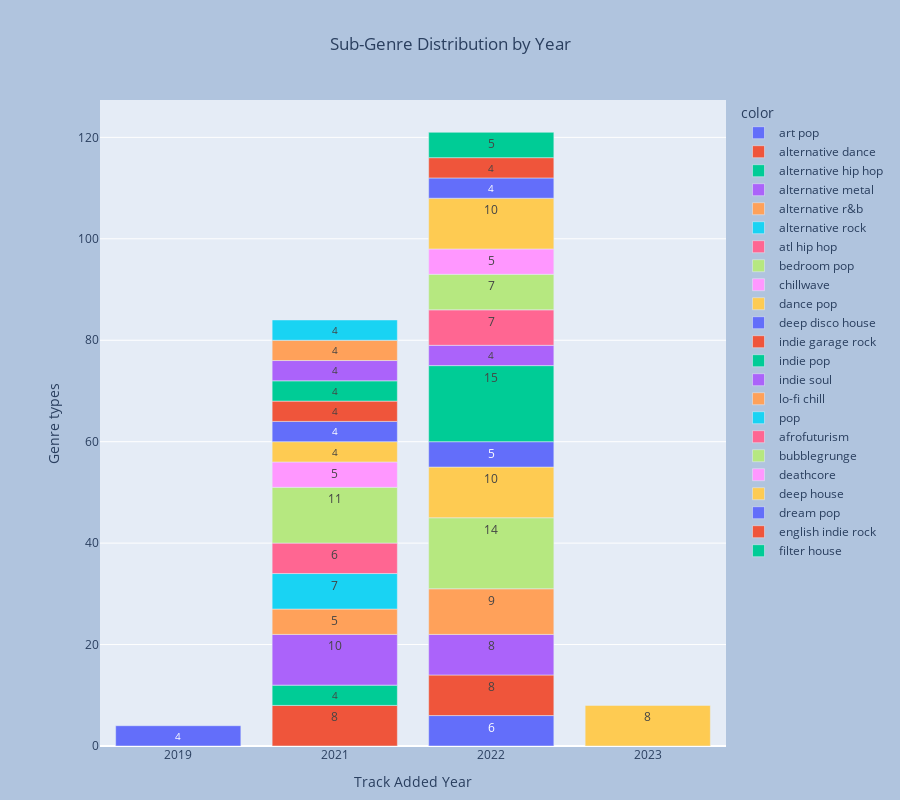

The cell this chart's notebook holds for it:
### Markdown cell above
From the graph above, it looks like I added more Rock and Dance/Electronic songs over the years. I used to listen to a lot of pop punk and alternative rock songs when I was younger, so I added the ones that I still listen to today. More dance songs because as I grew older and did more music production, I grew a liking to the sound aesthetics of electronic music.

The graph below is a breakdown of subgenre changes i.e. the more precise genre. During 2020-2022, I started listening to a lot of bedroom pop, artists like Still Woozy, Benee, JAWNY, etc. These artists are like the baby product of Rock & Dance music, just the right mix of electronic sounds paired with guitar & drums.

### Code cell
t = playlist.groupby([playlist['Added_At'].dt.year, 'Genre'])['Song'].count().reset_index().query("Song > 3")

px.bar(x=t.Added_At, y=t.Song, color=t.Genre, text_auto=True).update_layout(
                  title_text="Sub-Genre Distribution by Year",
                  title_x=0.5,
                  yaxis_title='Genre types',
                  xaxis_title='Track Added Year',
                  paper_bgcolor="LightSteelBlue",
                  height=800,
                  margin=dict(l=100, r=150, t=100, b=20)
).update_traces(textangle=0).update_xaxes(type='category', categoryarray=[2019,2021,2022,2023])

### Figure 1 — Plotly figure (JSON) as saved in the notebook; plotly's stock layout.template omitted (floating-point values rounded to 4 significant figures)
{"data": [{"alignmentgroup": "True", "hovertemplate": "color=art pop<br>x=%{x}<br>y=%{y}<extra></extra>", "legendgroup": "art pop", "marker": {"color": "#636efa", "pattern": {"shape": ""}}, "name": "art pop", "offsetgroup": "art pop", "orientation": "v", "showlegend": true, "textangle": 0, "textposition": "auto", "texttemplate": "%{y}", "type": "bar", "x": [2019, 2022], "xaxis": "x", "y": [4, 6], "yaxis": "y"}, {"alignmentgroup": "True", "hovertemplate": "color=alternative dance<br>x=%{x}<br>y=%{y}<extra></extra>", "legendgroup": "alternative dance", "marker": {"color": "#EF553B", "pattern": {"shape": ""}}, "name": "alternative dance", "offsetgroup": "alternative dance", "orientation": "v", "showlegend": true, "textangle": 0, "textposition": "auto", "texttemplate": "%{y}", "type": "bar", "x": [2021, 2022], "xaxis": "x", "y": [8, 8], "yaxis": "y"}, {"alignmentgroup": "True", "hovertemplate": "color=alternative hip hop<br>x=%{x}<br>y=%{y}<extra></extra>", "legendgroup": "alternative hip hop", "marker": {"color": "#00cc96", "pattern": {"shape": ""}}, "name": "alternative hip hop", "offsetgroup": "alternative hip hop", "orientation": "v", "showlegend": true, "textangle": 0, "textposition": "auto", "texttemplate": "%{y}", "type": "bar", "x": [2021], "xaxis": "x", "y": [4], "yaxis": "y"}, {"alignmentgroup": "True", "hovertemplate": "color=alternative metal<br>x=%{x}<br>y=%{y}<extra></extra>", "legendgroup": "alternative metal", "marker": {"color": "#ab63fa", "pattern": {"shape": ""}}, "name": "alternative metal", "offsetgroup": "alternative metal", "orientation": "v", "showlegend": true, "textangle": 0, "textposition": "auto", "texttemplate": "%{y}", "type": "bar", "x": [2021, 2022], "xaxis": "x", "y": [10, 8], "yaxis": "y"}, {"alignmentgroup": "True", "hovertemplate": "color=alternative r&b<br>x=%{x}<br>y=%{y}<extra></extra>", "legendgroup": "alternative r&b", "marker": {"color": "#FFA15A", "pattern": {"shape": ""}}, "name": "alternative r&b", "offsetgroup": "alternative r&b", "orientation": "v", "showlegend": true, "textangle": 0, "textposition": "auto", "texttemplate": "%{y}", "type": "bar", "x": [2021, 2022], "xaxis": "x", "y": [5, 9], "yaxis": "y"}, {"alignmentgroup": "True", "hovertemplate": "color=alternative rock<br>x=%{x}<br>y=%{y}<extra></extra>", "legendgroup": "alternative rock", "marker": {"color": "#19d3f3", "pattern": {"shape": ""}}, "name": "alternative rock", "offsetgroup": "alternative rock", "orientation": "v", "showlegend": true, "textangle": 0, "textposition": "auto", "texttemplate": "%{y}", "type": "bar", "x": [2021], "xaxis": "x", "y": [7], "yaxis": "y"}, {"alignmentgroup": "True", "hovertemplate": "color=atl hip hop<br>x=%{x}<br>y=%{y}<extra></extra>", "legendgroup": "atl hip hop", "marker": {"color": "#FF6692", "pattern": {"shape": ""}}, "name": "atl hip hop", "offsetgroup": "atl hip hop", "orientation": "v", "showlegend": true, "textangle": 0, "textposition": "auto", "texttemplate": "%{y}", "type": "bar", "x": [2021], "xaxis": "x", "y": [6], "yaxis": "y"}, {"alignmentgroup": "True", "hovertemplate": "color=bedroom pop<br>x=%{x}<br>y=%{y}<extra></extra>", "legendgroup": "bedroom pop", "marker": {"color": "#B6E880", "pattern": {"shape": ""}}, "name": "bedroom pop", "offsetgroup": "bedroom pop", "orientation": "v", "showlegend": true, "textangle": 0, "textposition": "auto", "texttemplate": "%{y}", "type": "bar", "x": [2021, 2022], "xaxis": "x", "y": [11, 14], "yaxis": "y"}, {"alignmentgroup": "True", "hovertemplate": "color=chillwave<br>x=%{x}<br>y=%{y}<extra></extra>", "legendgroup": "chillwave", "marker": {"color": "#FF97FF", "pattern": {"shape": ""}}, "name": "chillwave", "offsetgroup": "chillwave", "orientation": "v", "showlegend": true, "textangle": 0, "textposition": "auto", "texttemplate": "%{y}", "type": "bar", "x": [2021], "xaxis": "x", "y": [5], "yaxis": "y"}, {"alignmentgroup": "True", "hovertemplate": "color=dance pop<br>x=%{x}<br>y=%{y}<extra></extra>", "legendgroup": "dance pop", "marker": {"color": "#FECB52", "pattern": {"shape": ""}}, "name": "dance pop", "offsetgroup": "dance pop", "orientation": "v", "showlegend": true, "textangle": 0, "textposition": "auto", "texttemplate": "%{y}", "type": "bar", "x": [2021, 2022, 2023], "xaxis": "x", "y": [4, 10, 8], "yaxis": "y"}, {"alignmentgroup": "True", "hovertemplate": "color=deep disco house<br>x=%{x}<br>y=%{y}<extra></extra>", "legendgroup": "deep disco house", "marker": {"color": "#636efa", "pattern": {"shape": ""}}, "name": "deep disco house", "offsetgroup": "deep disco house", "orientation": "v", "showlegend": true, "textangle": 0, "textposition": "auto", "texttemplate": "%{y}", "type": "bar", "x": [2021, 2022], "xaxis": "x", "y": [4, 5], "yaxis": "y"}, {"alignmentgroup": "True", "hovertemplate": "color=indie garage rock<br>x=%{x}<br>y=%{y}<extra></extra>", "legendgroup": "indie garage rock", "marker": {"color": "#EF553B", "pattern": {"shape": ""}}, "name": "indie garage rock", "offsetgroup": "indie garage rock", "orientation": "v", "showlegend": true, "textangle": 0, "textposition": "auto", "texttemplate": "%{y}", "type": "bar", "x": [2021], "xaxis": "x", "y": [4], "yaxis": "y"}, {"alignmentgroup": "True", "hovertemplate": "color=indie pop<br>x=%{x}<br>y=%{y}<extra></extra>", "legendgroup": "indie pop", "marker": {"color": "#00cc96", "pattern": {"shape": ""}}, "name": "indie pop", "offsetgroup": "indie pop", "orientation": "v", "showlegend": true, "textangle": 0, "textposition": "auto", "texttemplate": "%{y}", "type": "bar", "x": [2021, 2022], "xaxis": "x", "y": [4, 15], "yaxis": "y"}, {"alignmentgroup": "True", "hovertemplate": "color=indie soul<br>x=%{x}<br>y=%{y}<extra></extra>", "legendgroup": "indie soul", "marker": {"color": "#ab63fa", "pattern": {"shape": ""}}, "name": "indie soul", "offsetgroup": "indie soul", "orientation": "v", "showlegend": true, "textangle": 0, "textposition": "auto", "texttemplate": "%{y}", "type": "bar", "x": [2021, 2022], "xaxis": "x", "y": [4, 4], "yaxis": "y"}, {"alignmentgroup": "True", "hovertemplate": "color=lo-fi chill<br>x=%{x}<br>y=%{y}<extra></extra>", "legendgroup": "lo-fi chill", "marker": {"color": "#FFA15A", "pattern": {"shape": ""}}, "name": "lo-fi chill", "offsetgroup": "lo-fi chill", "orientation": "v", "showlegend": true, "textangle": 0, "textposition": "auto", "texttemplate": "%{y}", "type": "bar", "x": [2021], "xaxis": "x", "y": [4], "yaxis": "y"}, {"alignmentgroup": "True", "hovertemplate": "color=pop<br>x=%{x}<br>y=%{y}<extra></extra>", "legendgroup": "pop", "marker": {"color": "#19d3f3", "pattern": {"shape": ""}}, "name": "pop", "offsetgroup": "pop", "orientation": "v", "showlegend": true, "textangle": 0, "textposition": "auto", "texttemplate": "%{y}", "type": "bar", "x": [2021], "xaxis": "x", "y": [4], "yaxis": "y"}, {"alignmentgroup": "True", "hovertemplate": "color=afrofuturism<br>x=%{x}<br>y=%{y}<extra></extra>", "legendgroup": "afrofuturism", "marker": {"color": "#FF6692", "pattern": {"shape": ""}}, "name": "afrofuturism", "offsetgroup": "afrofuturism", "orientation": "v", "showlegend": true, "textangle": 0, "textposition": "auto", "texttemplate": "%{y}", "type": "bar", "x": [2022], "xaxis": "x", "y": [7], "yaxis": "y"}, {"alignmentgroup": "True", "hovertemplate": "color=bubblegrunge<br>x=%{x}<br>y=%{y}<extra></extra>", "legendgroup": "bubblegrunge", "marker": {"color": "#B6E880", "pattern": {"shape": ""}}, "name": "bubblegrunge", "offsetgroup": "bubblegrunge", "orientation": "v", "showlegend": true, "textangle": 0, "textposition": "auto", "texttemplate": "%{y}", "type": "bar", "x": [2022], "xaxis": "x", "y": [7], "yaxis": "y"}, {"alignmentgroup": "True", "hovertemplate": "color=deathcore<br>x=%{x}<br>y=%{y}<extra></extra>", "legendgroup": "deathcore", "marker": {"color": "#FF97FF", "pattern": {"shape": ""}}, "name": "deathcore", "offsetgroup": "deathcore", "orientation": "v", "showlegend": true, "textangle": 0, "textposition": "auto", "texttemplate": "%{y}", "type": "bar", "x": [2022], "xaxis": "x", "y": [5], "yaxis": "y"}, {"alignmentgroup": "True", "hovertemplate": "color=deep house<br>x=%{x}<br>y=%{y}<extra></extra>", "legendgroup": "deep house", "marker": {"color": "#FECB52", "pattern": {"shape": ""}}, "name": "deep house", "offsetgroup": "deep house", "orientation": "v", "showlegend": true, "textangle": 0, "textposition": "auto", "texttemplate": "%{y}", "type": "bar", "x": [2022], "xaxis": "x", "y": [10], "yaxis": "y"}, {"alignmentgroup": "True", "hovertemplate": "color=dream pop<br>x=%{x}<br>y=%{y}<extra></extra>", "legendgroup": "dream pop", "marker": {"color": "#636efa", "pattern": {"shape": ""}}, "name": "dream pop", "offsetgroup": "dream pop", "orientation": "v", "showlegend": true, "textangle": 0, "textposition": "auto", "texttemplate": "%{y}", "type": "bar", "x": [2022], "xaxis": "x", "y": [4], "yaxis": "y"}, {"alignmentgroup": "True", "hovertemplate": "color=english indie rock<br>x=%{x}<br>y=%{y}<extra></extra>", "legendgroup": "english indie rock", "marker": {"color": "#EF553B", "pattern": {"shape": ""}}, "name": "english indie rock", "offsetgroup": "english indie rock", "orientation": "v", "showlegend": true, "textangle": 0, "textposition": "auto", "texttemplate": "%{y}", "type": "bar", "x": [2022], "xaxis": "x", "y": [4], "yaxis": "y"}, {"alignmentgroup": "True", "hovertemplate": "color=filter house<br>x=%{x}<br>y=%{y}<extra></extra>", "legendgroup": "filter house", "marker": {"color": "#00cc96", "pattern": {"shape": ""}}, "name": "filter house", "offsetgroup": "filter house", "orientation": "v", "showlegend": true, "textangle": 0, "textposition": "auto", "texttemplate": "%{y}", "type": "bar", "x": [2022], "xaxis": "x", "y": [5], "yaxis": "y"}], "layout": {"barmode": "relative", "height": 800, "legend": {"title": {"text": "color"}, "tracegroupgap": 0}, "margin": {"b": 20, "l": 100, "r": 150, "t": 100}, "paper_bgcolor": "LightSteelBlue", "title": {"text": "Sub-Genre Distribution by Year", "x": 0.5}, "xaxis": {"anchor": "y", "categoryarray": [2019, 2021, 2022, 2023], "domain": [0, 1], "title": {"text": "Track Added Year"}, "type": "category"}, "yaxis": {"anchor": "x", "domain": [0, 1], "title": {"text": "Genre types"}}}}
